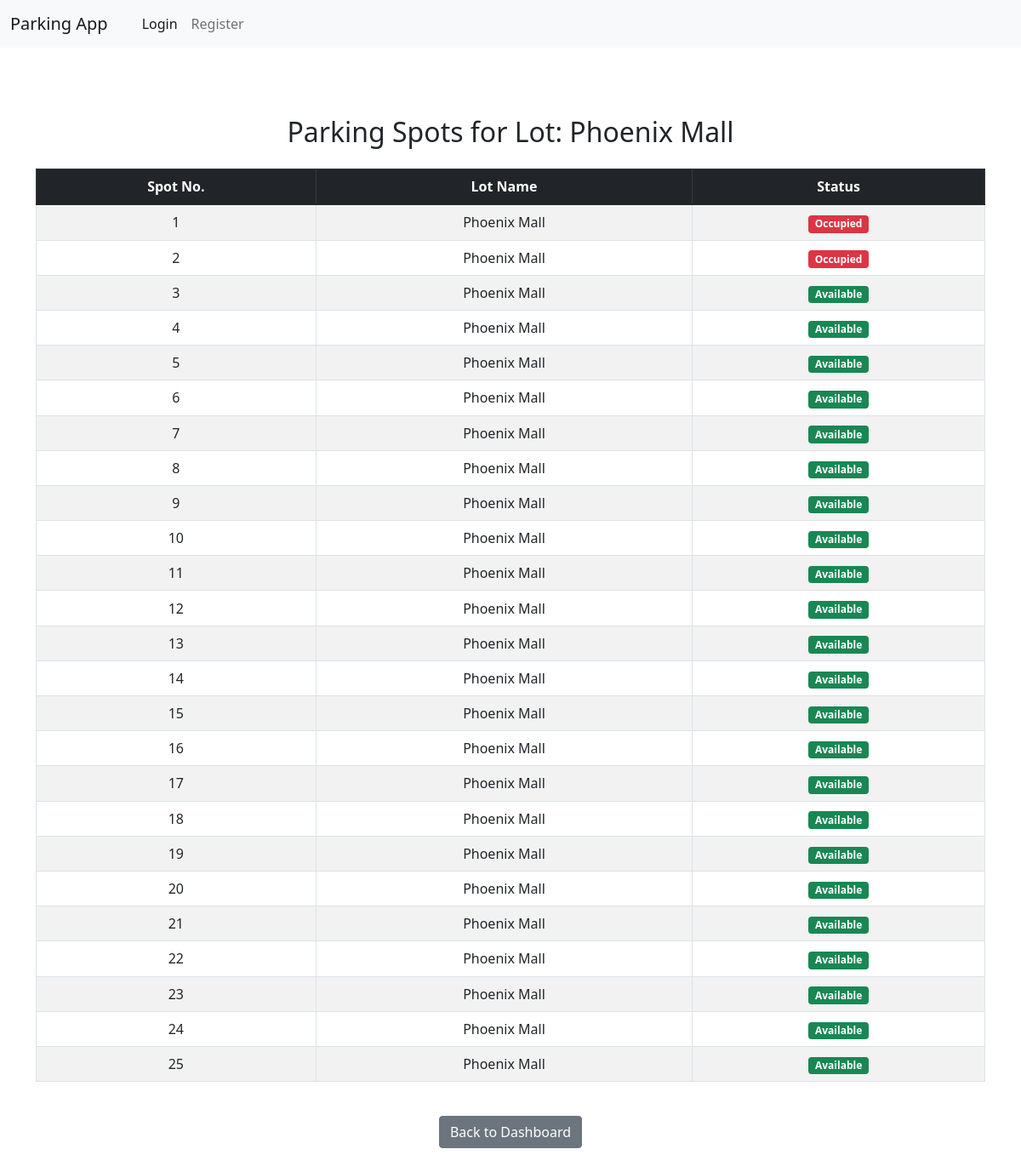
/lot/3/view, run on the app's committed database.
### pyfiles/models.py (models this page shows)
class ParkingLot(db.Model):
    __tablename__ = 'parking_lot'
    id = db.Column(db.Integer, primary_key=True)
    name = db.Column(db.String(120), unique=True, nullable=False)
    price = db.Column(db.Integer, nullable=False)
    address = db.Column(db.String(500), nullable=False)
    pin_code = db.Column(db.String(6), nullable=False)
    max_num_spots = db.Column(db.Integer, nullable=False)
    parkingspot = db.relationship('ParkingSpot', backref='lot',cascade='all, delete-orphan',single_parent=True)

class ParkingSpot(db.Model):
    __tablename__ = 'parking_spot'
    id = db.Column(db.Integer, primary_key=True)
    lot_id = db.Column(db.Integer, db.ForeignKey('parking_lot.id',ondelete = 'CASCADE'), nullable=False)
    status = db.Column(db.String(1), nullable=False)
    __table_args__ = (
        db.CheckConstraint("status IN ('A', 'O')", name='check_status_valid'),
    )

### pyfiles/routes.py (the view)
@app.route('/lot/<int:lot_id>/view', methods =['GET'])
def view_lot(lot_id):
    lot= ParkingLot.query.get(lot_id)
    if not lot:
        flash('Lot not found','error')
        return redirect(url_for('home'))
    spots = lot.parkingspot
    return render_template('view_lot.html',spots = spots,lot =lot)

### templates/view_lot.html
{% extends 'index.html' %} {% block title %}View Parking Spots{% endblock %} {%
block content %}
<div class="container py-5">
  <h2 class="text-center mb-4">Parking Spots for Lot: {{ lot.name }}</h2>
  <div class="table-responsive">
    <table class="table table-bordered table-striped text-center align-middle">
      <thead class="table-dark">
        <tr>
          <th scope="col">Spot No.</th>
          <th scope="col">Lot Name</th>
          <th scope="col">Status</th>
        </tr>
      </thead>
      <tbody>
        {% for spot in lot.parkingspot %}
        <tr>
          <td>{{ loop.index }}</td>
          <td>{{ lot.name }}</td>
          <td>
            {% if spot.status == 'O' %}
            <span class="badge bg-danger">Occupied</span>
            {% else %}
            <span class="badge bg-success">Available</span>
            {% endif %}
          </td>
        </tr>
        {% endfor %}
      </tbody>
    </table>
  </div>
  <div class="text-center mt-4">
    <a href="{{ url_for('home') }}" class="btn btn-secondary"
      >Back to Dashboard</a
    >
  </div>
</div>
{% endblock %}

### data on the page
ParkingLot: name "Phoenix Mall"
ParkingSpot: status "Occupied"
ParkingSpot: status "Occupied"
ParkingSpot: status "Available"
ParkingSpot: status "Available"
ParkingSpot: status "Available"
ParkingSpot: status "Available"
ParkingSpot: status "Available"
ParkingSpot: status "Available"
ParkingSpot: status "Available"
ParkingSpot: status "Available"
ParkingSpot: status "Available"
ParkingSpot: status "Available"
ParkingSpot: status "Available"
ParkingSpot: status "Available"
ParkingSpot: status "Available"
ParkingSpot: status "Available"
ParkingSpot: status "Available"
ParkingSpot: status "Available"
ParkingSpot: status "Available"
ParkingSpot: status "Available"
ParkingSpot: status "Available"
ParkingSpot: status "Available"
ParkingSpot: status "Available"
ParkingSpot: status "Available"
ParkingSpot: status "Available"
